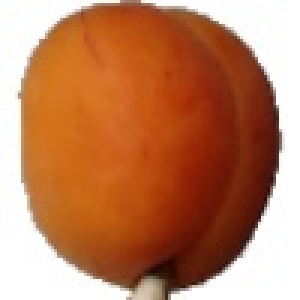
#> input picture FruitDetection/Dataset/Training/1.jpg, 100 x 100 px (shown 3 times larger); its folder holds only this picture in this run
$ jupyter execute --allow-errors FruitDetection.ipynb   (shell and % lines are left out)
#> lines starting #> are read from the running program, lines starting #| are printed output that depends on the picture
<h2><center>Title: <span style="color:blue">Logistic Regression as a Neural Network</span></center></h2>

<center><h3><u>Dataset:</u> Fruit Dataset</h3>
<h3><u>Goal:</u> Classify a given image as an <span style="color:red">Orange</span> or <span style="color:red">Non_Orange</span></h3></center>

[cell 1]
#install Opencv to read images

[cell 2]
#importing some important libraries
from random import shuffle
import glob
import cv2
import numpy as np
import matplotlib.pyplot as plt
import h5py
import scipy
from PIL import Image
from scipy import ndimage

### Code to convert folder of images to h5 file

[cell 3]
def CreateH5file(h5Path,Filepath):
#> called with h5Path = 'Dataset/Fruits_Train.h5', Filepath = 'Dataset/Training/*.jpg'
    shuffle_data = True  # shuffle the addresses

    hdf5_path = h5Path  # file path for the created .hdf5 file
    file_path = Filepath # the original data path

    # get all the image paths
    addrs = glob.glob(file_path)

    # label the data as 0=Non_Orange, 1=Orange
    labels = [1 if 'Orange' in addrs else 0 for addrs in addrs]

    # shuffle data
    if shuffle_data:
        c = list(zip(addrs, labels)) # use zip() to bind the images and labels together
        shuffle(c)

        (addrs, labels) = zip(*c)  # *c is used to separate all the tuples in the list c,
                               # "addrs" then contains all the shuffled paths and
                               # "labels" contains all the shuffled labels.

    addrs_data = addrs[0:int(len(addrs))]
    labels_data = labels[0:int(len(labels))]

    ##################### second part: create the h5py object #####################

    data_shape = (len(addrs_data), 128, 128, 3)

    # open a hdf5 file and create earrays
    f = h5py.File(hdf5_path, mode='w')

    f.create_dataset("data_img", data_shape, np.uint8)

    # the ".create_dataset" object is like a dictionary, the "train_labels" is the key.
    f.create_dataset("data_labels", (len(addrs_data),), np.uint8)
    f["data_labels"][...] = labels_data


    if 'Test' in h5Path:
        classes=['non_orange','orange']
        f["classes"]=classes

    ######################## third part: write the images #########################

    # loop over paths
    for i in range(len(addrs_data)):

        if i % 1000 == 0 and i > 1:
            print ('data: {}/{}'.format(i, len(addrs_data)) )

        addr = addrs_data[i]
        img = cv2.imread(addr)
#> img is the input picture: shape (100, 100, 3); mean B, G, R 94.5, 128.6, 189.6
        img = cv2.resize(img, (128, 128), interpolation=cv2.INTER_CUBIC)# resize to (128,128)
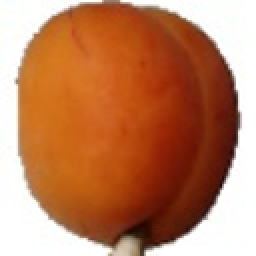
#> img: shape (128, 128, 3) (shown 2 times larger); mean B, G, R 94.5, 128.5, 189.5
        img = cv2.cvtColor(img, cv2.COLOR_BGR2RGB) # cv2 load images as BGR, convert it to RGB
        f["data_img"][i, ...] = img[None]

    f.close()

### Creating h5 files using above function

[cell 4]
#Creating H5 file for training data
CreateH5file('Dataset/Fruits_Train.h5','Dataset/Training/*.jpg')

#Creating H5 file for test data
#> (the rest of this cell did not finish here and is left out)


### Load_Dataset function to load data from h5 file

[cell 5]

def load_dataset():
    train_dataset = h5py.File('Dataset/Fruits_Train.h5', "r")
    train_set_x_orig = np.array(train_dataset["data_img"][:]) # your train set features
    train_set_y_orig = np.array(train_dataset["data_labels"][:]) # your train set labels

    test_dataset = h5py.File('Dataset/Fruits_Test.h5', "r")
    test_set_x_orig = np.array(test_dataset["data_img"][:]) # your test set features
    test_set_y_orig = np.array(test_dataset["data_labels"][:]) # your test set labels

    classes = np.array(test_dataset["classes"][:]) # the list of classes

    train_set_y_orig = train_set_y_orig.reshape((1, train_set_y_orig.shape[0]))
    test_set_y_orig = test_set_y_orig.reshape((1, test_set_y_orig.shape[0]))

    return train_set_x_orig, train_set_y_orig, test_set_x_orig, test_set_y_orig, classes

### Loading the data using load_dataset()

#> (a cell that did not finish here is left out)

[cell 7]
# Example of a picture
index = 30
#> (the rest of this cell did not finish here and is left out)

<center><h2>Dataset Preprocessing</h2></center>

### Checking the shape and size of training and test dataset

#> (a cell that did not finish here is left out)

<h3>1) Reshape the training and test data sets so that images of size (num_px, num_px, 3) are flattened into single vectors of shape (num_px*num_px*3, 1).</h3>

#> (a cell that did not finish here is left out)

### 2) Standardize the dataset.

#> (a cell that did not finish here is left out)

<center><h2>Building parts of Logistic Regression algorithm</h2></center>

### 1) Sigmoid Function:

[cell 11]
##1- Sigmoid function

def sigmoid(z):
    """
    Compute the sigmoid of z

    Arguments:
    z -- A scalar or numpy array of any size.

    Return:
    s -- sigmoid(z)
    """

    ### START CODE HERE ### (≈ 1 line of code)
    s = 1 /(1 + np.exp(-z))
    ### END CODE HERE ###

    return s

#### Example:

[cell 12]
print ("sigmoid([0, 2]) = " + str(sigmoid(np.array([0,2]))))

### 2) Initialize Parameters

[cell 13]
def initialize_with_zeros(dim):
    """
    This function creates a vector of zeros of shape (dim, 1) for w and initializes b to 0.

    Argument:
    dim -- size of the w vector we want (or number of parameters in this case)

    Returns:
    w -- initialized vector of shape (dim, 1)
    b -- initialized scalar (corresponds to the bias)
    """

    ### START CODE HERE ### (≈ 1 line of code)
    w = np.zeros(shape=(dim, 1), dtype=np.float32)
    b = 0
    ### END CODE HERE ###

    assert(w.shape == (dim, 1))
    assert(isinstance(b, float) or isinstance(b, int))

    return w, b

#### Example:

[cell 14]
dim = 2
w, b = initialize_with_zeros(dim)
print ("w = " + str(w))
print ("b = " + str(b))

### 3) Forward and Backward propagation

[cell 15]
# GRADED FUNCTION: propagate

def propagate(w, b, X, Y):
    """
    Implement the cost function and its gradient for the propagation explained above

    Arguments:
    w -- weights, a numpy array of size (num_px * num_px * 3, 1)
    b -- bias, a scalar
    X -- data of size (num_px * num_px * 3, number of examples)
    Y -- true "label" vector (containing 0 if non-orange, 1 if orange) of size (1, number of examples)

    Return:
    cost -- negative log-likelihood cost for logistic regression
    dw -- gradient of the loss with respect to w, thus same shape as w
    db -- gradient of the loss with respect to b, thus same shape as b

    Tips:
    - Write your code step by step for the propagation. np.log(), np.dot()
    """

    m = X.shape[1]

    # FORWARD PROPAGATION (FROM X TO COST)
    ### START CODE HERE ### (≈ 2 lines of code)
    A = sigmoid(np.dot(w.T, X) + b)  # compute activation
    cost = (-1./m)*np.sum((Y*np.log(A)+(1-Y)*np.log(1-A)), axis=1) # compute cost
    ### END CODE HERE ###

    # BACKWARD PROPAGATION (TO FIND GRAD)
    ### START CODE HERE ### (≈ 2 lines of code)
    dw = (1./m)*np.dot(X,((A-Y).T))
    db = (1./m)*np.sum(A-Y, axis=1)
    ### END CODE HERE ###

    assert(dw.shape == w.shape)
    assert(db.dtype == float)
    cost = np.squeeze(cost)
    assert(cost.shape == ())

    grads = {"dw": dw,
             "db": db}

    return grads, cost

#### Example:

[cell 16]
w, b, X, Y = np.array([[1.],[2.]]), 2., np.array([[1.,2.,-1.],[3.,4.,-3.2]]), np.array([[1,0,1]])
grads, cost = propagate(w, b, X, Y)
print ("dw = " + str(grads["dw"]))
print ("db = " + str(grads["db"]))
print ("cost = " + str(cost))

### 4) Optimization using gradient descent

[cell 17]
# GRADED FUNCTION: optimize

def optimize(w, b, X, Y, num_iterations, learning_rate, print_cost = False):
    """
    This function optimizes w and b by running a gradient descent algorithm

    Arguments:
    w -- weights, a numpy array of size (num_px * num_px * 3, 1)
    b -- bias, a scalar
    X -- data of shape (num_px * num_px * 3, number of examples)
    Y -- true "label" vector (containing 0 if non-orange, 1 if orange), of shape (1, number of examples)
    num_iterations -- number of iterations of the optimization loop
    learning_rate -- learning rate of the gradient descent update rule
    print_cost -- True to print the loss every 100 steps

    Returns:
    params -- dictionary containing the weights w and bias b
    grads -- dictionary containing the gradients of the weights and bias with respect to the cost function
    costs -- list of all the costs computed during the optimization, this will be used to plot the learning curve.

    Tips:
    You basically need to write down two steps and iterate through them:
        1) Calculate the cost and the gradient for the current parameters. Use propagate().
        2) Update the parameters using gradient descent rule for w and b.
    """
#> called with w = array of shape (2, 1), b = 2, X = array of shape (2, 3), Y = array of shape (1, 3), num_iterations = 100, learning_rate = 0.009, print_cost = False

    costs = []

    for i in range(num_iterations):


        # Cost and grad ient calculation (≈ 1-4 lines of code)
        ### START CODE HERE ###
        grads, cost = propagate(w=w, b=b, X=X, Y=Y)
        ### END CODE HERE ###

        # Retrieve derivatives from grads
        dw = grads["dw"]
        db = grads["db"]

        # update rule (≈ 2 lines of code)
        ### START CODE HERE ###
        w = w - learning_rate*dw
        b = b - learning_rate*db
        ### END CODE HERE ###

        # Record the costs
        if i % 100 == 0:
            costs.append(cost)

        # Print the cost every 100 training iterations
        if print_cost and i % 100 == 0:
            print ("Cost after iteration %i: %f" %(i, cost))

    params = {"w": w,
              "b": b}

    grads = {"dw": dw,
             "db": db}

    return params, grads, costs

#### Example:

[cell 18]
params, grads, costs = optimize(w, b, X, Y, num_iterations= 100, learning_rate = 0.009, print_cost = False)

print ("w = " + str(params["w"]))
print ("b = " + str(params["b"]))
print ("dw = " + str(grads["dw"]))
print ("db = " + str(grads["db"]))

### 5) Predict Function

[cell 19]
# GRADED FUNCTION: predict

def predict(w, b, X):
    '''
    Predict whether the label is 0 or 1 using learned logistic regression parameters (w, b)

    Arguments:
    w -- weights, a numpy array of size (num_px * num_px * 3, 1)
    b -- bias, a scalar
    X -- data of size (num_px * num_px * 3, number of examples)

    Returns:
    Y_prediction -- a numpy array (vector) containing all predictions (0/1) for the examples in X
    '''
#> called with w = array of shape (2, 1), b = -0.3, X = array of shape (2, 3)

    m = X.shape[1]
    Y_prediction = np.zeros((1,m))
    w = w.reshape(X.shape[0], 1)

    # Compute vector "A" predicting the probabilities of an orange being present in the picture
    ### START CODE HERE ### (≈ 1 line of code)
    A = sigmoid(np.dot(w.T, X) + b)
    ### END CODE HERE ###

    for i in range(A.shape[1]):

        # Convert probabilities A[0,i] to actual predictions p[0,i]
        if A[0, i] >= 0.5:
            Y_prediction[0, i] = 1
        else:
            Y_prediction[0, i] = 0

    assert(Y_prediction.shape == (1, m))

    #print(Y_prediction.astype(int))
    return Y_prediction.astype(int)

#### Example:

[cell 20]
w = np.array([[0.1124579],[0.23106775]])
b = -0.3
X = np.array([[1.,-1.1,-3.2],[1.2,2.,0.1]])
print ("predictions = " + str(predict(w, b, X)))

<center><h2>Merge all functions into a model</h2></center>

[cell 21]
# GRADED FUNCTION: model

# [45 lines left out: function model, not called in this run]

###  Passing dataset to train the model

#> (a cell that did not finish here is left out)

### Example:

[cell 23]
# Example of a picture that was wrongly classified.
index = 12
#> (the rest of this cell did not finish here and is left out)

### Plotting the cost function and the gradients

#> (a cell that did not finish here is left out)

### Test with your own image

[cell 25]
my_image = "7_100.jpg"   # change this to the name of your image file

# We preprocess the image to fit your algorithm.
fname = "Test_Images/" + my_image

my_image = np.array(plt.imread(fname))
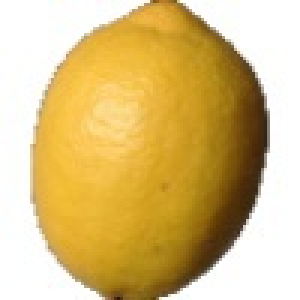
#> input picture FruitDetection/Test_Images/7_100.jpg, 100 x 100 px (shown 3 times larger)
#> my_image is the input picture: shape (100, 100, 3); mean R, G, B 217.3, 190.4, 127.7
img = Image.fromarray(my_image)
#> (the rest of this cell did not finish here and is left out)
